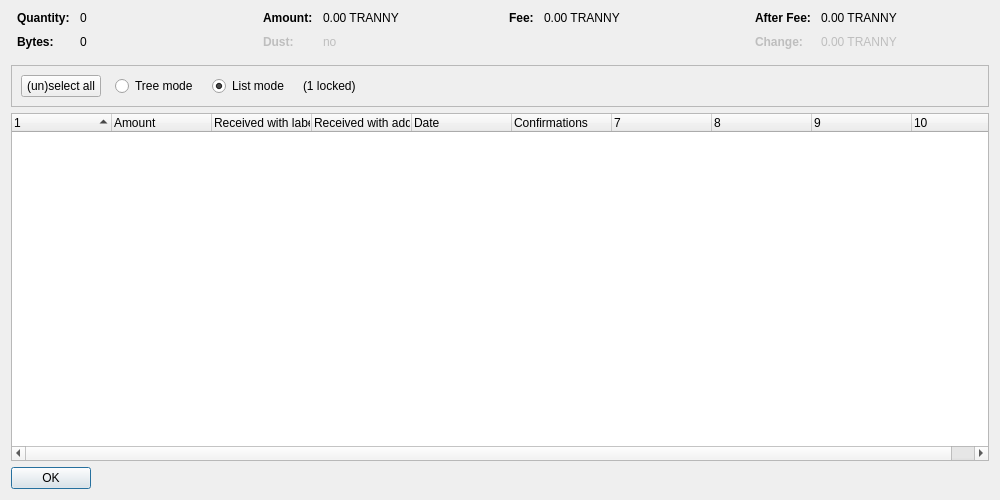
<?xml version="1.0" encoding="UTF-8"?>
<ui version="4.0">
 <class>CoinControlDialog</class>
 <widget class="QDialog" name="CoinControlDialog">
  <property name="geometry">
   <rect>
    <x>0</x>
    <y>0</y>
    <width>1000</width>
    <height>500</height>
   </rect>
  </property>
  <property name="windowTitle">
   <string>Coin Selection</string>
  </property>
  <layout class="QVBoxLayout" name="verticalLayout">
   <item>
    <layout class="QHBoxLayout" name="horizontalLayoutTop" stretch="0,0,0,0">
     <property name="topMargin">
      <number>0</number>
     </property>
     <property name="bottomMargin">
      <number>10</number>
     </property>
     <item>
      <layout class="QFormLayout" name="formLayoutCoinControl1">
       <property name="horizontalSpacing">
        <number>10</number>
       </property>
       <property name="verticalSpacing">
        <number>10</number>
       </property>
       <property name="leftMargin">
        <number>6</number>
       </property>
       <property name="rightMargin">
        <number>6</number>
       </property>
       <item row="0" column="0">
        <widget class="QLabel" name="labelCoinControlQuantityText">
         <property name="font">
          <font>
           <weight>75</weight>
           <bold>true</bold>
          </font>
         </property>
         <property name="text">
          <string>Quantity:</string>
         </property>
        </widget>
       </item>
       <item row="0" column="1">
        <widget class="QLabel" name="labelCoinControlQuantity">
         <property name="cursor">
          <cursorShape>IBeamCursor</cursorShape>
         </property>
         <property name="contextMenuPolicy">
          <enum>Qt::ActionsContextMenu</enum>
         </property>
         <property name="text">
          <string notr="true">0</string>
         </property>
         <property name="textInteractionFlags">
          <set>Qt::LinksAccessibleByMouse|Qt::TextSelectableByKeyboard|Qt::TextSelectableByMouse</set>
         </property>
        </widget>
       </item>
       <item row="1" column="0">
        <widget class="QLabel" name="labelCoinControlBytesText">
         <property name="font">
          <font>
           <weight>75</weight>
           <bold>true</bold>
          </font>
         </property>
         <property name="text">
          <string>Bytes:</string>
         </property>
        </widget>
       </item>
       <item row="1" column="1">
        <widget class="QLabel" name="labelCoinControlBytes">
         <property name="cursor">
          <cursorShape>IBeamCursor</cursorShape>
         </property>
         <property name="contextMenuPolicy">
          <enum>Qt::ActionsContextMenu</enum>
         </property>
         <property name="text">
          <string notr="true">0</string>
         </property>
         <property name="textInteractionFlags">
          <set>Qt::LinksAccessibleByMouse|Qt::TextSelectableByKeyboard|Qt::TextSelectableByMouse</set>
         </property>
        </widget>
       </item>
      </layout>
     </item>
     <item>
      <layout class="QFormLayout" name="formLayoutCoinControl2">
       <property name="horizontalSpacing">
        <number>10</number>
       </property>
       <property name="verticalSpacing">
        <number>10</number>
       </property>
       <property name="leftMargin">
        <number>6</number>
       </property>
       <property name="rightMargin">
        <number>6</number>
       </property>
       <item row="0" column="0">
        <widget class="QLabel" name="labelCoinControlAmountText">
         <property name="font">
          <font>
           <weight>75</weight>
           <bold>true</bold>
          </font>
         </property>
         <property name="text">
          <string>Amount:</string>
         </property>
        </widget>
       </item>
       <item row="0" column="1">
        <widget class="QLabel" name="labelCoinControlAmount">
         <property name="cursor">
          <cursorShape>IBeamCursor</cursorShape>
         </property>
         <property name="contextMenuPolicy">
          <enum>Qt::ActionsContextMenu</enum>
         </property>
         <property name="text">
          <string notr="true">0.00 TRANNY</string>
         </property>
         <property name="textInteractionFlags">
          <set>Qt::LinksAccessibleByMouse|Qt::TextSelectableByKeyboard|Qt::TextSelectableByMouse</set>
         </property>
        </widget>
       </item>
       <item row="1" column="0">
        <widget class="QLabel" name="labelCoinControlLowOutputText">
         <property name="enabled">
          <bool>false</bool>
         </property>
         <property name="font">
          <font>
           <weight>75</weight>
           <bold>true</bold>
          </font>
         </property>
         <property name="text">
          <string>Dust:</string>
         </property>
        </widget>
       </item>
       <item row="1" column="1">
        <widget class="QLabel" name="labelCoinControlLowOutput">
         <property name="enabled">
          <bool>false</bool>
         </property>
         <property name="cursor">
          <cursorShape>IBeamCursor</cursorShape>
         </property>
         <property name="contextMenuPolicy">
          <enum>Qt::ActionsContextMenu</enum>
         </property>
         <property name="text">
          <string notr="true">no</string>
         </property>
         <property name="textInteractionFlags">
          <set>Qt::LinksAccessibleByMouse|Qt::TextSelectableByKeyboard|Qt::TextSelectableByMouse</set>
         </property>
        </widget>
       </item>
      </layout>
     </item>
     <item>
      <layout class="QFormLayout" name="formLayoutCoinControl3">
       <property name="horizontalSpacing">
        <number>10</number>
       </property>
       <property name="verticalSpacing">
        <number>10</number>
       </property>
       <property name="leftMargin">
        <number>6</number>
       </property>
       <property name="rightMargin">
        <number>6</number>
       </property>
       <item row="0" column="0">
        <widget class="QLabel" name="labelCoinControlFeeText">
         <property name="font">
          <font>
           <weight>75</weight>
           <bold>true</bold>
          </font>
         </property>
         <property name="text">
          <string>Fee:</string>
         </property>
        </widget>
       </item>
       <item row="0" column="1">
        <widget class="QLabel" name="labelCoinControlFee">
         <property name="cursor">
          <cursorShape>IBeamCursor</cursorShape>
         </property>
         <property name="contextMenuPolicy">
          <enum>Qt::ActionsContextMenu</enum>
         </property>
         <property name="text">
          <string notr="true">0.00 TRANNY</string>
         </property>
         <property name="textInteractionFlags">
          <set>Qt::LinksAccessibleByMouse|Qt::TextSelectableByKeyboard|Qt::TextSelectableByMouse</set>
         </property>
        </widget>
       </item>
      </layout>
     </item>
     <item>
      <layout class="QFormLayout" name="formLayoutCoinControl4">
       <property name="horizontalSpacing">
        <number>10</number>
       </property>
       <property name="verticalSpacing">
        <number>10</number>
       </property>
       <property name="leftMargin">
        <number>6</number>
       </property>
       <property name="rightMargin">
        <number>6</number>
       </property>
       <item row="0" column="0">
        <widget class="QLabel" name="labelCoinControlAfterFeeText">
         <property name="font">
          <font>
           <weight>75</weight>
           <bold>true</bold>
          </font>
         </property>
         <property name="text">
          <string>After Fee:</string>
         </property>
        </widget>
       </item>
       <item row="0" column="1">
        <widget class="QLabel" name="labelCoinControlAfterFee">
         <property name="cursor">
          <cursorShape>IBeamCursor</cursorShape>
         </property>
         <property name="contextMenuPolicy">
          <enum>Qt::ActionsContextMenu</enum>
         </property>
         <property name="text">
          <string notr="true">0.00 TRANNY</string>
         </property>
         <property name="textInteractionFlags">
          <set>Qt::LinksAccessibleByMouse|Qt::TextSelectableByKeyboard|Qt::TextSelectableByMouse</set>
         </property>
        </widget>
       </item>
       <item row="1" column="0">
        <widget class="QLabel" name="labelCoinControlChangeText">
         <property name="enabled">
          <bool>false</bool>
         </property>
         <property name="font">
          <font>
           <weight>75</weight>
           <bold>true</bold>
          </font>
         </property>
         <property name="text">
          <string>Change:</string>
         </property>
        </widget>
       </item>
       <item row="1" column="1">
        <widget class="QLabel" name="labelCoinControlChange">
         <property name="enabled">
          <bool>false</bool>
         </property>
         <property name="cursor">
          <cursorShape>IBeamCursor</cursorShape>
         </property>
         <property name="contextMenuPolicy">
          <enum>Qt::ActionsContextMenu</enum>
         </property>
         <property name="text">
          <string notr="true">0.00 TRANNY</string>
         </property>
         <property name="textInteractionFlags">
          <set>Qt::LinksAccessibleByMouse|Qt::TextSelectableByKeyboard|Qt::TextSelectableByMouse</set>
         </property>
        </widget>
       </item>
      </layout>
     </item>
    </layout>
   </item>
   <item>
    <widget class="QFrame" name="frame">
     <property name="minimumSize">
      <size>
       <width>0</width>
       <height>40</height>
      </size>
     </property>
     <property name="frameShape">
      <enum>QFrame::StyledPanel</enum>
     </property>
     <property name="frameShadow">
      <enum>QFrame::Sunken</enum>
     </property>
     <layout class="QHBoxLayout" name="horizontalLayout">
      <item>
       <layout class="QHBoxLayout" name="horizontalLayoutPanel" stretch="0,0,0,0,0">
        <property name="spacing">
         <number>14</number>
        </property>
        <item>
         <widget class="QPushButton" name="pushButtonSelectAll">
          <property name="sizePolicy">
           <sizepolicy hsizetype="Maximum" vsizetype="Fixed">
            <horstretch>0</horstretch>
            <verstretch>0</verstretch>
           </sizepolicy>
          </property>
          <property name="text">
           <string>(un)select all</string>
          </property>
          <property name="autoDefault">
           <bool>false</bool>
          </property>
         </widget>
        </item>
        <item>
         <widget class="QRadioButton" name="radioTreeMode">
          <property name="sizePolicy">
           <sizepolicy hsizetype="Maximum" vsizetype="Fixed">
            <horstretch>0</horstretch>
            <verstretch>0</verstretch>
           </sizepolicy>
          </property>
          <property name="text">
           <string>Tree mode</string>
          </property>
         </widget>
        </item>
        <item>
         <widget class="QRadioButton" name="radioListMode">
          <property name="sizePolicy">
           <sizepolicy hsizetype="Maximum" vsizetype="Fixed">
            <horstretch>0</horstretch>
            <verstretch>0</verstretch>
           </sizepolicy>
          </property>
          <property name="text">
           <string>List mode</string>
          </property>
          <property name="checked">
           <bool>true</bool>
          </property>
         </widget>
        </item>
        <item>
         <widget class="QLabel" name="labelLocked">
          <property name="text">
           <string notr="true">(1 locked)</string>
          </property>
         </widget>
        </item>
        <item>
         <spacer name="horizontalSpacer">
          <property name="orientation">
           <enum>Qt::Horizontal</enum>
          </property>
          <property name="sizeHint" stdset="0">
           <size>
            <width>40</width>
            <height>20</height>
           </size>
          </property>
         </spacer>
        </item>
       </layout>
      </item>
     </layout>
    </widget>
   </item>
   <item>
    <widget class="CoinControlTreeWidget" name="treeWidget">
     <property name="contextMenuPolicy">
      <enum>Qt::CustomContextMenu</enum>
     </property>
     <property name="sortingEnabled">
      <bool>false</bool>
     </property>
     <property name="columnCount">
      <number>10</number>
     </property>
     <attribute name="headerShowSortIndicator" stdset="0">
      <bool>true</bool>
     </attribute>
     <attribute name="headerStretchLastSection">
      <bool>false</bool>
     </attribute>
     <column>
      <property name="text">
       <string/>
      </property>
     </column>
     <column>
      <property name="text">
       <string>Amount</string>
      </property>
     </column>
     <column>
      <property name="text">
       <string>Received with label</string>
      </property>
     </column>
     <column>
      <property name="text">
       <string>Received with address</string>
      </property>
     </column>
     <column>
      <property name="text">
       <string>Date</string>
      </property>
     </column>
     <column>
      <property name="text">
       <string>Confirmations</string>
      </property>
      <property name="toolTip">
       <string>Confirmed</string>
      </property>
     </column>
     <column>
      <property name="text">
       <string/>
      </property>
     </column>
     <column>
      <property name="text">
       <string/>
      </property>
     </column>
     <column>
      <property name="text">
       <string/>
      </property>
     </column>
     <column>
      <property name="text">
       <string/>
      </property>
     </column>
    </widget>
   </item>
   <item>
    <widget class="QDialogButtonBox" name="buttonBox">
     <property name="sizePolicy">
      <sizepolicy hsizetype="Maximum" vsizetype="Fixed">
       <horstretch>0</horstretch>
       <verstretch>0</verstretch>
      </sizepolicy>
     </property>
     <property name="orientation">
      <enum>Qt::Horizontal</enum>
     </property>
     <property name="standardButtons">
      <set>QDialogButtonBox::Ok</set>
     </property>
    </widget>
   </item>
  </layout>
 </widget>
 <customwidgets>
  <customwidget>
   <class>CoinControlTreeWidget</class>
   <extends>QTreeWidget</extends>
   <header>coincontroltreewidget.h</header>
  </customwidget>
 </customwidgets>
 <resources/>
 <connections/>
</ui>
